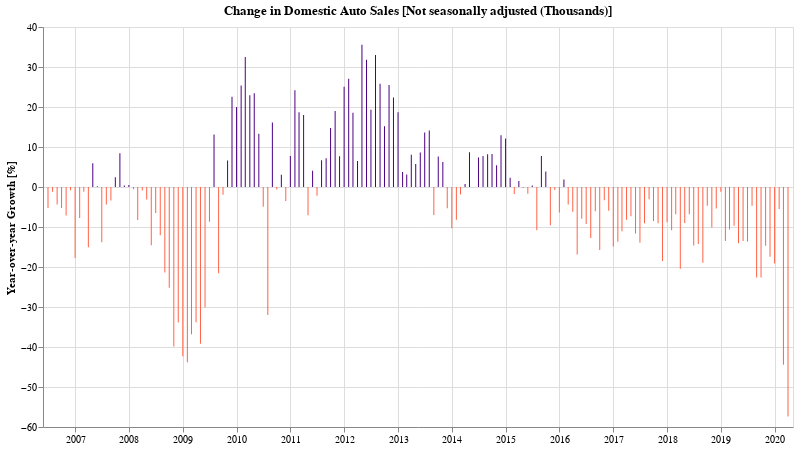

The code cell stored with this chart in its notebook:
### Code cell
doYoyChart(df_domestic_autos[-180:], 'Not seasonally adjusted (Thousands)', 'Domestic Auto Sales', color='indigo')

### Figure 1 — Vega-Lite specification as saved in the notebook (floating-point values rounded to 4 significant figures; data arrays with more than 128 entries replaced by an {"elided": "..."} marker saying what was removed)
{"config": {"view": {"continuousWidth": 400, "continuousHeight": 300}}, "data": {"name": "data-eefb52a4b5c0399a9942ab3ee8adca8b"}, "mark": {"type": "bar", "color": "indigo", "width": 1}, "background": "white", "encoding": {"color": {"condition": {"value": "tomato", "test": "datum['Not seasonally adjusted (Thousands)'] < 0"}, "value": "indigo"}, "tooltip": [{"type": "temporal", "field": "dt", "format": "%b %Y", "title": "Date"}, {"type": "quantitative", "field": "Not seasonally adjusted (Thousands)", "format": ",.02f", "title": "YoY Change [%]"}], "x": {"type": "temporal", "axis": {"title": ""}, "field": "dt"}, "y": {"type": "quantitative", "axis": {"title": "Year-over-year Growth [%]"}, "field": "Not seasonally adjusted (Thousands)"}}, "height": 400, "title": "Change in Domestic Auto Sales [Not seasonally adjusted (Thousands)]", "width": 750, "$schema": "https://vega.github.io/schema/vega-lite/v4.8.1.json", "datasets": {"data-eefb52a4b5c0399a9942ab3ee8adca8b": {"elided": "178 records"}}}
